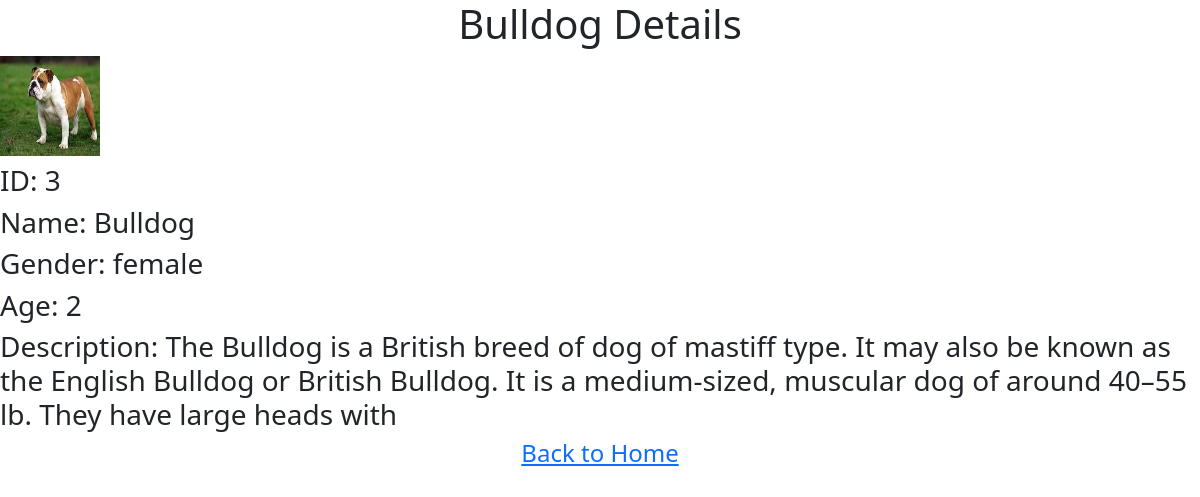
Page /petdetailpage/3 on the committed database.
### petstoreapp/models.py (models this page shows)
class Pet(models.Model):
    petid = models.IntegerField(primary_key=True)
    petname = models.CharField(max_length=50)
    options = (("male", "male"), ("female", "female"))
    petgender = models.CharField(choices=options, default="", max_length=20)
    petage = models.IntegerField(null = False)
    petdescription = models.TextField(max_length = 200)
    petphoto = models.ImageField(upload_to="images")

### petstoreapp/views.py (the view)
# urls.py: path('petdetailpage/<int:sent_petid>', views.petdetails, name="petdetails"),
def petdetails(req, sent_petid):
    singlepet = Pet.objects.get(petid=sent_petid)
    context = {"singlepet": singlepet}
    return render(req, "petdetailpage.html", context)

### templates/petdetailpage.html (shortened to what this page needs)
<!doctype html>
<html lang="en">
  <head>
    <link href="https://cdn.jsdelivr.net/npm/bootstrap@5.3.2/dist/css/bootstrap.min.css" rel="stylesheet">
  </head>
  <body>
    <center><h1>{{singlepet.petname}} Details</h1></center>
    <h3><img src="{{singlepet.petphoto.url}}" width="100px" height="100px"></h3>
    <h3>ID: {{singlepet.petid}}</h3>
    <h3>Name: {{singlepet.petname}}</h3>
    <h3>Gender: {{singlepet.petgender}}</h3>
    <h3>Age: {{singlepet.petage}}</h3>
    <h3>Description: {{singlepet.petdescription}}</h3>
    <center><a href="{% url 'index' %}"><h4>Back to Home</h4></a></center>
  </body>
</html>

### rows in the picture
Pet: petphoto (picture), petid "3", petname "Bulldog", petgender "female", petage "2", petdescription "The Bulldog is a British breed of dog of mastiff type. It may also be known as the English Bulldog or British Bulldog. It is a medium-sized, muscular dog of around 40–55 lb. They have large heads with"
